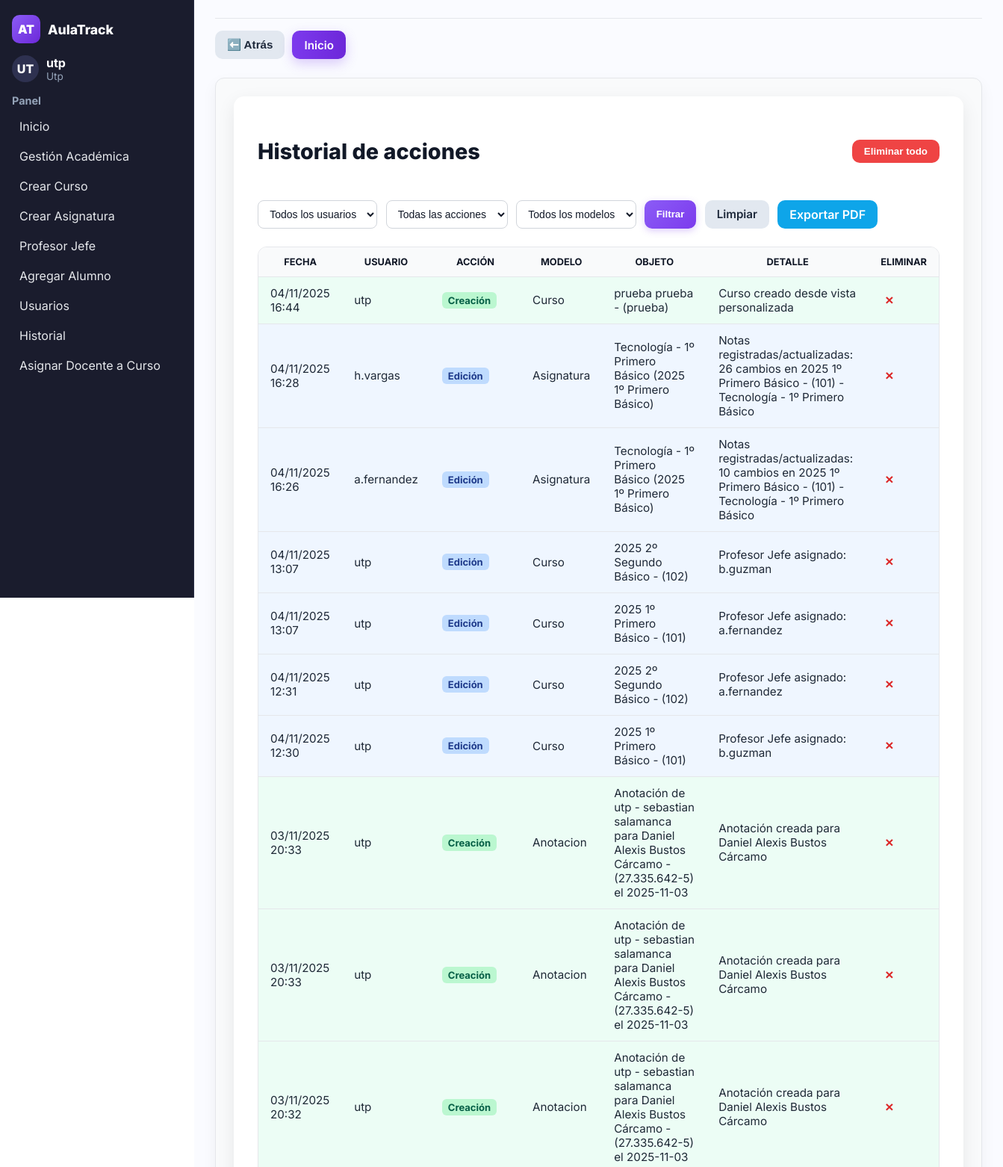
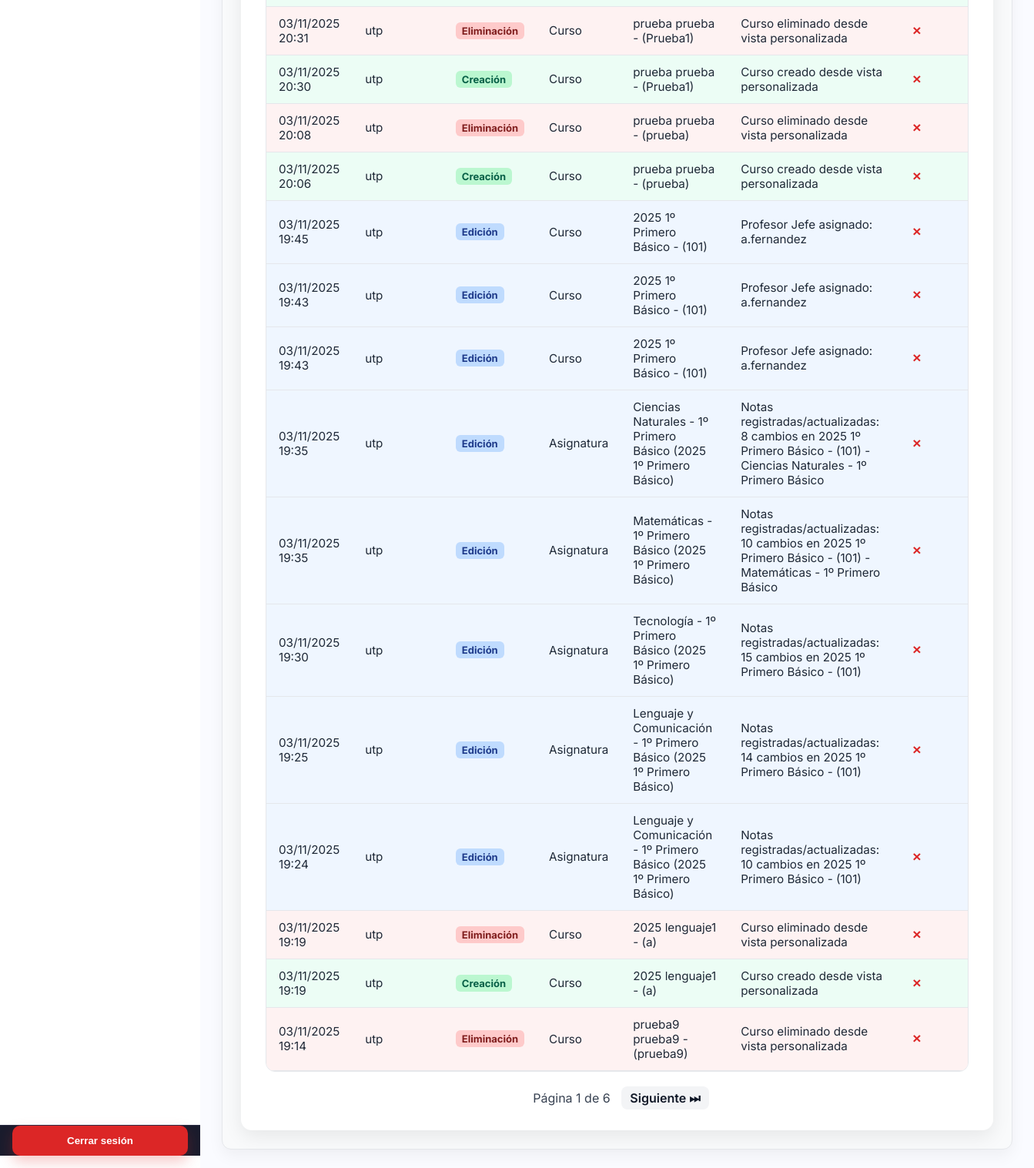
The app's page /historial/ (signed in) with its own data (2 pictures, top to bottom).
### usuarios/models.py (models this page shows, shortened)
class Usuario(AbstractUser):
    nombres = models.CharField(max_length=100)
    apellidos = models.CharField(max_length=100)
    rut = models.CharField(max_length=12, unique=True, validators=[rut_validator])
    ROLE_DOCENTE = 'docente'
    ROLE_UTP = 'utp'
    ROLE_INSPECTOR = 'inspector'
    ROLE_CHOICES = [
        (ROLE_DOCENTE, 'Docente'),
        (ROLE_UTP, 'UTP'),
        (ROLE_INSPECTOR, 'Inspector'),
    ]
    role = models.CharField(max_length=20, choices=ROLE_CHOICES)

### usuarios/views.py (the view, shortened to what this page needs)
# urls.py: path('historial/', views.historial_acciones_admin, name='historial_admin'),
@user_passes_test(es_utp)
def historial_acciones_admin(request):
    import io
    from django.template.loader import render_to_string
    logs = (
        LogEntry.objects.select_related("user", "content_type")
        .order_by("-action_time")
    )
    accion = request.GET.get("accion")
    usuario_id = request.GET.get("usuario")
    modelo = request.GET.get("modelo")
    if accion:
        logs = logs.filter(action_flag=int(accion))
    if usuario_id:
        logs = logs.filter(user_id=usuario_id)
    if modelo:
        logs = logs.filter(content_type__model=modelo.lower())
    paginator = Paginator(logs, 25)
    page_obj = paginator.get_page(request.GET.get("page"))
    usuarios = Usuario.objects.all().order_by("first_name", "last_name")
    modelos = (
        ContentType.objects.values_list("model", flat=True)
        .distinct()
        .order_by("model")
    )
    return render(request, "historial_admin.html", {
        "page_obj": page_obj,
        "usuarios": usuarios,
        "modelos": modelos,
        "accion_filtrada": accion,
        "usuario_filtrado": int(usuario_id) if usuario_id else None,
        "modelo_filtrado": modelo,
    })

### usuarios/views.py (called while the page is built)
def es_utp(user):
    return hasattr(user, 'role') and user.role == 'utp'

### usuarios/templates/historial_admin.html (shortened to what this page needs)
{% extends "base.html" %}
{% load static %}
{% block extra_css %}
<link rel="stylesheet" href="{% static 'css/historial_acciones.css' %}">
{% endblock %}
{% block content %}
<main class="hist-container">
  <div class="hist-header">
    <h1>Historial de acciones</h1>
    <form method="post" action="{% url 'usuarios:eliminar_todos_logs' %}"
          onsubmit="return confirm('¿Seguro que deseas eliminar todo el historial?')">
      <button type="submit" class="btn-danger">Eliminar todo</button>
    </form>
  </div>
  <form method="get" class="hist-filters">
    <select name="usuario" class="hist-select">
      <option value="">Todos los usuarios</option>
    </select>
    <select name="accion" class="hist-select">
      <option value="">Todas las acciones</option>
    </select>
    <select name="modelo" class="hist-select">
      <option value="">Todos los modelos</option>
    </select>
    <button type="submit" class="btn-primary">Filtrar</button>
    <a href="{% url 'usuarios:historial_admin' %}" class="btn-secondary">Limpiar</a>
    <a href="?pdf=1" class="btn-blue">Exportar PDF</a>
  </form>
  <div class="hist-table-wrap">
    <table class="hist-table">
      <thead>
        <tr>
          <th>Fecha</th>
          <th>Usuario</th>
          <th>Acción</th>
          <th>Modelo</th>
          <th>Objeto</th>
          <th>Detalle</th>
          <th>Eliminar</th>
        </tr>
      </thead>
      <tbody>
        {% for log in page_obj %}
        <tr class="
          {% if log.action_flag == 1 %}bg-creacion
          {% elif log.action_flag == 2 %}bg-edicion
          {% elif log.action_flag == 3 %}bg-eliminacion
          {% endif %}
        ">
          <td>{{ log.action_time|date:"d/m/Y H:i" }}</td>
          <td>{{ log.user.get_full_name|default:log.user.username }}</td>
          <td>
            {% if log.action_flag == 1 %}
              <span class="tag tag-green">Creación</span>
            {% elif log.action_flag == 2 %}
              <span class="tag tag-blue">Edición</span>
            {% elif log.action_flag == 3 %}
              <span class="tag tag-red">Eliminación</span>
            {% endif %}
          </td>
          <td>{{ log.content_type.model|capfirst }}</td>
          <td>{{ log.object_repr }}</td>
          <td class="muted">{{ log.change_message }}</td>
          <td class="center">
            <form method="post" action="{% url 'usuarios:eliminar_log' log.id %}" style="display:inline;">
              <button type="submit" class="btn-delete" title="Eliminar registro"
                      onclick="return confirm('¿Seguro que deseas eliminar este registro del historial?')">×</button>
            </form>
          </td>
        </tr>
        {% empty %}
        <tr><td colspan="7" class="empty">No hay registros disponibles.</td></tr>
        {% endfor %}
      </tbody>
    </table>
  </div>
  <div class="hist-pagination">
    <span class="page-info">Página {{ page_obj.number }} de {{ page_obj.paginator.num_pages }}</span>
    {% if page_obj.has_next %}
      <a href="?page={{ page_obj.next_page_number }}" class="btn-small">Siguiente ⏭</a>
    {% endif %}
  </div>
</main>
{% endblock %}

### usuarios/templates/base.html (shortened to what this page needs)
{% load static %}
<!DOCTYPE html>
<html lang="es">
<head>
    <link rel="stylesheet" href="{% static 'css/base.css' %}">
    {% block extra_css %}{% endblock %}
    <link rel="stylesheet" href="{% static 'css/global.css' %}">
</head>
<body>
<main class="app">
    <aside class="sidebar" aria-label="Barra lateral">
        <div class="sidebar-content">
            <div class="brand">
                <div class="logo">AT</div>
                <div class="name">AulaTrack</div>
            </div>
            {% if user.is_authenticated %}
            <div class="profile">
                <div class="avatar">{{ user.username|slice:":2"|upper }}</div>
                <div>
                    <div class="docente">{{ user.username }}</div>
                    <div class="rol">{{ user.role|title|default:"Sin rol" }}</div>
                </div>
            </div>
            <nav class="menu">
                <div class="nav-section">
                    <h4>Panel</h4>
                    <ul>
                        <li><a href="{% url 'usuarios:home_page' %}">Inicio</a></li>
                        {% if user.role == "utp" %}
                            <li><a href="{% url 'usuarios:cursos_lista' %}">Gestión Académica</a></li>
                            <li><a href="{% url 'usuarios:crear_curso' %}">Crear Curso</a></li>
                            <li><a href="{% url 'usuarios:crear_asignatura' %}">Crear Asignatura</a></li>
                            <li><a href="{% url 'usuarios:asignar_profesor_jefe' %}">Profesor Jefe</a></li>
                            <li><a href="{% url 'usuarios:agregar_alumno' %}">Agregar Alumno</a></li>
                            <li><a href="{% url 'usuarios:gestion_usuario' %}">Usuarios</a></li>
                            <li><a href="{% url 'usuarios:historial_admin' %}">Historial</a></li>
                            <li><a href="{% url 'usuarios:asignar_docente_curso' %}">Asignar Docente a Curso</a></li>
                        {% elif user.role == "docente" %}
                            <li><a href="{% url 'usuarios:home_page' %}">Mis Cursos</a></li>
                        {% elif user.role == "alumno" %}
                            <li><a href="{% url 'usuarios:home_page' %}">Mi Inicio</a></li>
                        {% endif %}
                    </ul>
                </div>
            </nav>
            {% endif %}
        </div>
        {% if user.is_authenticated %}
        <div class="logout-fixed">
            <form method="post" action="{% url 'usuarios:logout' %}">
                <button type="submit" class="logout-btn">Cerrar sesión</button>
            </form>
        </div>
        {% endif %}
    </aside>
    <section class="main">
        <header class="topbar">
        </header>
        {% if request.path != '/' and request.path != '/home/' %}
        <div class="nav-buttons fade-in">
            <button onclick="window.history.back()" class="btn btn-secondary">⬅️ Atrás</button>
            <a href="{% url 'usuarios:home_page' %}" class="btn btn-prim">Inicio</a>
        </div>
        {% endif %}
        <div class="content">
            {% block content %}{% endblock %}
        </div>
    </section>
</main>
</body>
</html>

### usuarios/static/css/base.css (style rules this page uses)
:root { --brand-400:#b197fc; --brand-500:#a855f7; --brand-600:#8b5cf6; --brand-700:#7c3aed; --brand-800:#6d28d9; --side-bg:#1a1c2d; --side-border:#2a2d45; --side-hover:#2a2e49; --side-text:#e5e7eb; --side-muted:#94a3b8; --bg:#ffffff; --surface:#f9fafb; --border:#e5e7eb; --text:#0f172a; --danger:#dc2626; --danger-hover:#b91c1c; --radius:12px; --transition:all 0.25s ease; --shadow:0 8px 20px rgba(0,0,0,0.05); }
* { box-sizing:border-box }
html,body { height:100%;margin:0;font-family:"Inter",system-ui,sans-serif;background:var(--bg);color:var(--text); }
.app { display:grid; grid-template-columns:260px 1fr; min-height:100vh; }
.sidebar { background:var(--side-bg); color:var(--side-text); display:flex; flex-direction:column; justify-content:space-between; border-right:1px solid var(--side-border); position:sticky; top:0; height:100vh; }
.sidebar-content { padding:20px 16px 90px; overflow-y:auto; }
.brand { display:flex;align-items:center;gap:10px;margin-bottom:1rem; }
.logo { width:38px;height:38px;display:grid;place-items:center; border-radius:10px; background:linear-gradient(135deg,var(--brand-600),var(--brand-800)); color:#fff;font-weight:900; }
.name { font-weight:800;color:#fff;font-size:1.1rem; }
.profile { display:flex;align-items:center;gap:10px;margin:1rem 0; }
.avatar { width:36px;height:36px;border-radius:999px; background:#2e3150;color:#fff;font-weight:800; display:grid;place-items:center; }
.docente { font-weight:700;color:#fff; }
.rol { font-size:.85rem;color:var(--side-muted); }
.nav-section { margin-top:1rem; }
.nav-section h4 { margin:0 0 .5rem;color:var(--side-muted);font-size:.9rem;font-weight:700; }
.nav-section ul { list-style:none;margin:0;padding:0;display:grid;gap:4px; }
.nav-section a { display:block; padding:8px 10px; border-radius:8px; color:var(--side-text); transition:var(--transition); }
.logout-fixed { position:fixed; bottom:16px; left:0; width:260px; padding:0 16px 0; background:var(--side-bg); border-top:1px solid var(--side-border); }
.logout-btn { width:100%; padding:.75rem 1rem; border:0; border-radius:10px; background:var(--danger); color:#fff; font-weight:700; cursor:pointer; transition:var(--transition); box-shadow:0 8px 18px rgba(220,38,38,0.25); }
.main { background:var(--bg); padding:24px 28px; }
.topbar { display:flex; align-items:center; justify-content:space-between; margin-bottom:1rem; }
.content { background:var(--surface); border:1px solid var(--border); border-radius:var(--radius); padding:1.5rem; box-shadow:var(--shadow); }
a { color:var(--brand-500); text-decoration:none; transition:var(--transition); }

### usuarios/static/css/global.css (style rules this page uses)
body, html, .main { font-family: "Inter", system-ui, sans-serif; background: #fafbff !important; color: #0f172a; }
.btn, .btn-prim, .btn-secondary { display: inline-flex; align-items: center; justify-content: center; gap: 0.4rem; border-radius: 10px; font-weight: 600; cursor: pointer; text-decoration: none; font-size: 0.95rem; transition: all 0.25s ease; height: 38px; padding: 0 1rem; }
.btn { background: #fff; color: #111827; border: 1px solid #d1d5db; }
.btn-prim { background: linear-gradient(90deg, #7c3aed, #6d28d9); color: #fff; border: none; box-shadow: 0 6px 16px rgba(124, 58, 237, 0.25); }
.btn-secondary { background-color: #e2e8f0; color: #1e293b; border: none; }
.nav-buttons { display: flex; gap: 10px; margin: 15px 0 25px 0; animation: fadeIn 0.4s ease-in; }
.fade-in { animation: fadeIn 0.4s ease-in; }
.nav-buttons a { text-decoration: none !important; }
h1, h2, h3, h4, h5 { color: #111827; font-weight: 800; }
.hint, .muted { color: #6b7280; }

### records on screen
Usuario: username "UT", username "utp", role "Utp"

### other values on screen
{{ log.action_time|date:"d/m/Y H:i" }} "04/11/2025 16:44"
{{ log.user.get_full_name|default:log.user.username }} "utp"
{{ log.content_type.model|capfirst }} "Curso"
{{ log.object_repr }} "prueba prueba - (prueba)"
{{ log.change_message }} "Curso creado desde vista personalizada"
{{ log.action_time|date:"d/m/Y H:i" }} "04/11/2025 16:28"
{{ log.user.get_full_name|default:log.user.username }} "h.vargas"
{{ log.content_type.model|capfirst }} "Asignatura"
{{ log.object_repr }} "Tecnología - 1º Primero Básico (2025 1º Primero Básico)"
{{ log.change_message }} "Notas registradas/actualizadas: 26 cambios en 2025 1º Primero Básico - (101) - Tecnología - 1º Primero Básico"
{{ log.action_time|date:"d/m/Y H:i" }} "04/11/2025 16:26"
{{ log.user.get_full_name|default:log.user.username }} "a.fernandez"
{{ log.change_message }} "Notas registradas/actualizadas: 10 cambios en 2025 1º Primero Básico - (101) - Tecnología - 1º Primero Básico"
{{ log.action_time|date:"d/m/Y H:i" }} "04/11/2025 13:07"
{{ log.object_repr }} "2025 2º Segundo Básico - (102)"
